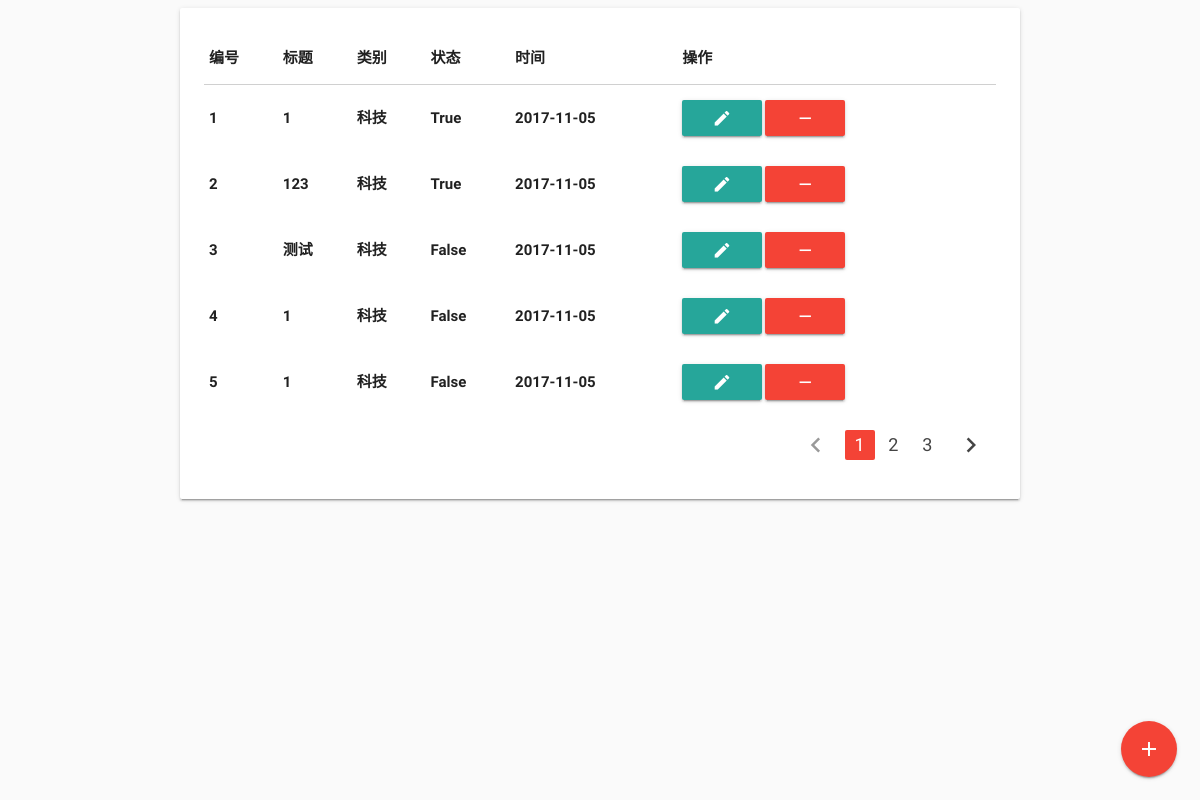
The app's page /admin/ with its own data.
### app/models.py (models this page shows, shortened)
class News(db.Model):
    __tablename__ = 'news'
    id = db.Column(db.Integer, primary_key=True)
    title = db.Column(db.String(128), nullable=False)
    content = db.Column(db.Text)
    add_time = db.Column(db.DateTime, default=datetime.now)
    is_valid = db.Column(db.Boolean, default=False)
    category_id = db.Column(db.Integer, db.ForeignKey('categorys.id'))

class Category(db.Model):
    __tablename__ = 'categorys'
    id = db.Column(db.Integer, primary_key=True)
    name = db.Column(db.String(16), nullable=False)
    news = db.relationship('News', backref='category')

### app/admin/views.py (the view)
@admin.route('/')
def index():
    page = request.args.get('page', 1, type=int)
    pagination = News.query.order_by(
        News.add_time.desc()
    ).paginate(
        page,
        per_page=5,
    )
    news = pagination.items
    return render_template(
        'admin/index.html',
        news_list=news,
        pagination=pagination
    )

### app/templates/admin/index.html (shortened to what this page needs)
{% extends 'admin/base.html' %}
{% import 'macros.html' as macros %}
{% block content %}
    <div class="card-panel">
        <table class="responsive-table highlight">
            <thead>
                <tr>
                    <th>编号</th>
                    <th>标题</th>
                    <th>类别</th>
                    <th>状态</th>
                    <th>时间</th>
                    <th>操作</th>
                </tr>
            </thead>
            <tbody>
                {% for news in news_list %}
                    <tr>
                        <th>{{ loop.index }}</th>
                        <th>{{ news.title }}</th>
                        <th>{{ news.category.name }}</th>
                        <th>{{ news.is_valid }}</th>
                        <th>{{ news.add_time.strftime('%Y-%m-%d') }}</th>
                        <th>
                            <a class="waves-effect waves-light btn"><i class="material-icons">edit</i></a>
                            <a data-url="{{ url_for('admin.delete', news_id=news.id) }}" class="waves-effect waves-light btn red">
                                <i class="material-icons">remove</i>
                            </a>
                        </th>
                    </tr>
                {% endfor %}
            </tbody>
        </table>
        {{ macros.pagination_widget(pagination, 'admin.index') }}
        <div class="fixed-action-btn">
            <a href="{{ url_for('admin.add') }}" class="btn-floating btn-large red">
                <i class="large material-icons">add</i>
            </a>
        </div>
    </div>
{% endblock %}

### app/templates/admin/base.html (shortened to what this page needs)
<!DOCTYPE html>
<html lang="zh">
<head>
    <link href="{{ url_for('static', filename='css/materialize.min.css') }}" type="text/css" rel="stylesheet" media="screen,projection">
    <link href="{{ url_for('static', filename='css/style.css') }}" type="text/css" rel="stylesheet" media="screen,projection">
</head>
<body class="grey lighten-5">
    <div class="container">
        {% block content %}
        {% endblock %}
    </div>
</body>
</html>

### app/templates/macros.html
{% macro pagination_widget(pagination, endpoint) %}
    <ul class="pagination right-align">
        {% if not pagination.has_prev %}
            <li class="disabled"><a href="#"><i class="material-icons">chevron_left</i></a></li>
        {% else %}
            <li class="waves-effect"><a href="{{ url_for(endpoint, page = pagination.page - 1) }}">
                <i class="material-icons">chevron_left</i></a>
            </li>
        {% endif %}
        {% for p in pagination.iter_pages() %}
            {% if p == pagination.page %}
                <li class="active red"><a href="{{ url_for(endpoint, page = p) }}">{{ p }}</a></li>
            {% else %}
                <li class="waves-effect"><a href="{{ url_for(endpoint, page = p) }}">{{ p }}</a></li>
            {% endif %}
        {% endfor %}
        {% if not pagination.has_next %}
            <li class="disabled"><a href="#"><i class="material-icons">chevron_right</i></a></li>
        {% else %}
            <li class="waves-effect"><a href="{{ url_for(endpoint, page = pagination.page + 1) }}">
                <i class="material-icons">chevron_right</i></a>
            </li>
        {% endif %}
    </ul>
{% endmacro %}

### records on screen
News: title "1", category.name "科技", is_valid "True", add_time "2017-11-05"
News: title "123", category.name "科技", is_valid "True", add_time "2017-11-05"
News: title "测试", category.name "科技", is_valid "False", add_time "2017-11-05"
News: title "1", category.name "科技", is_valid "False", add_time "2017-11-05"
News: title "1", category.name "科技", is_valid "False", add_time "2017-11-05"

### other values on screen
{{ p }} "1"
{{ p }} "2" "3"
